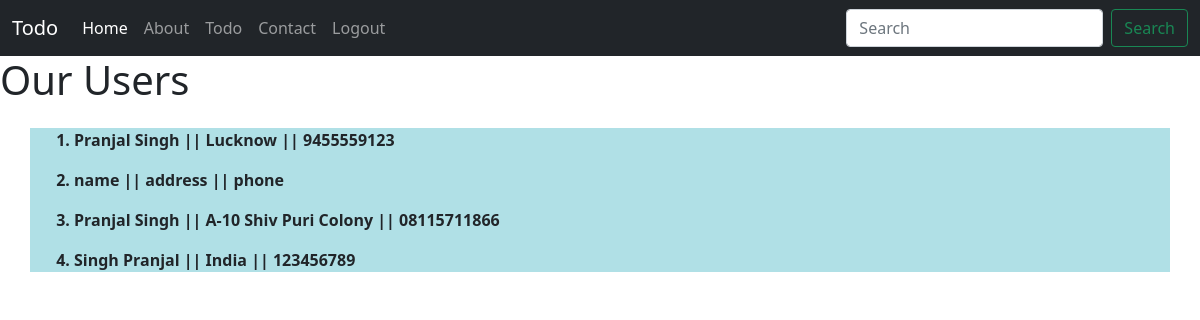
The page /home on the database its author committed.
### todo_app/models.py (models this page shows)
class Contact(models.Model):
    name=models.CharField(max_length=20)
    address=models.CharField(max_length=25)
    phone=models.CharField(max_length=12)

### todo_app/views.py (the view)
# urls.py: path('home',home,name="home"),
def home(request):
    contacts=Contact.objects.all()
    context={'contacts':contacts}
    return render(request,'home.html',context)

### todo_app/templates/home.html
{% extends 'base.html' %}
{% block start %}
    <div>
    <h1>Our Users</h1>
    </div>
    <div style="background-color:powderblue;" class="container my-3 mt-4">
    <b><ol>
    {% for contact in contacts%}
        <li class="mt-3">
            <b>{{contact.name}} || {{contact.address}} || {{contact.phone}} </b>
        </li>
    {% endfor%}
    </ol>
    </b>
    </div>
{% endblock %}

### todo_app/templates/base.html (shortened to what this page needs)
<!DOCTYPE html>
<html lang="en">
<head>
    <link href="https://cdn.jsdelivr.net/npm/bootstrap@5.1.1/dist/css/bootstrap.min.css" rel="stylesheet">
</head>
<body>
    <nav class="navbar navbar-expand-lg navbar-dark bg-dark">
      <div class="container-fluid">
        <a class="navbar-brand" href="{% url 'home' %}">Todo</a>
        <div class="collapse navbar-collapse" id="navbarSupportedContent">
          <ul class="navbar-nav me-auto mb-2 mb-lg-0">
            <li class="nav-item">
              <a class="nav-link active" aria-current="page" href="{% url 'home' %}">Home</a>
            </li>
            <li class="nav-item">
              <a class="nav-link" href="{% url 'about' %}">About</a>
            </li>
            <li class="nav-item">
              <a class="nav-link" href="{% url 'todo' %}">Todo</a>
            </li>
            <li class="nav-item">
              <a class="nav-link" href="{% url 'contact' %}">Contact</a>
            </li>
            <li class="nav-item">
              <a class="nav-link" href="{% url 'login_page' %}">Logout</a>
            </li>
          </ul>
          <form class="d-flex">
            <input class="form-control me-2" type="search" placeholder="Search" aria-label="Search">
            <button class="btn btn-outline-success" type="submit">Search</button>
          </form>
        </div>
      </div>
    </nav>
    {% block start%}
    {% endblock %}
</body>
</html>

### rows shown on the page
Contact: name "Pranjal Singh", address "Lucknow", phone "9455559123"
Contact: name "name", address "address", phone "phone"
Contact: name "Pranjal Singh", address "A-10 Shiv Puri Colony", phone "08115711866"
Contact: name "Singh Pranjal", address "India", phone "123456789"
